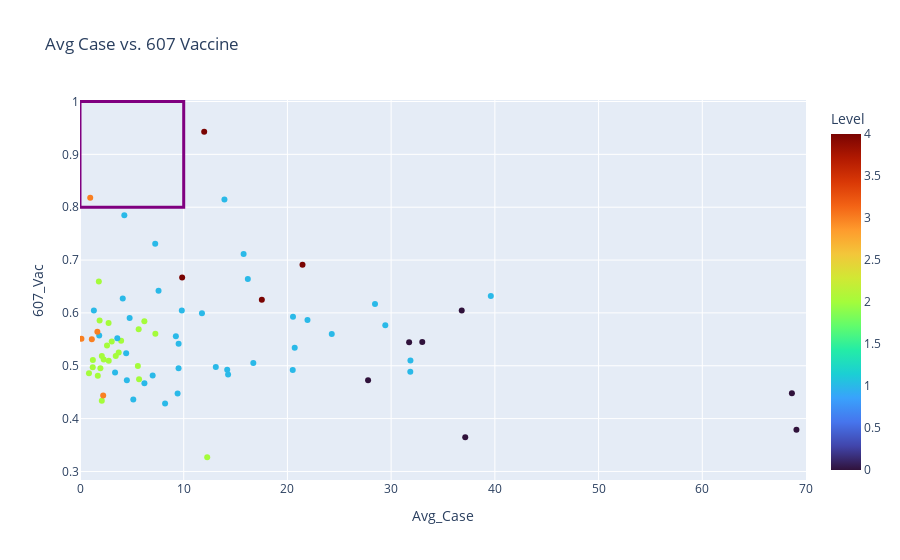

Notebook source saved alongside this figure:
### Code cell
fig = px.scatter(Y, x="Avg_Case",y="607_Vac",hover_name='Province',color='Level',title='Avg Case vs. 607 Vaccine',color_continuous_scale='Turbo')
fig.add_shape(type="rect",
    xref="x", yref="y",
    x0=0, y0=0.8, x1=10, y1=1,
    line=dict(
        color="Purple",
        width=3,
    ),
)
fig.update_layout(xaxis_range=[0,70])
fig.show()

### Figure 1 — Plotly figure (JSON) as saved in the notebook; plotly's stock layout.template omitted (floating-point values rounded to 4 significant figures)
{"data": [{"hovertemplate": "<b>%{hovertext}</b><br><br>Avg_Case=%{x}<br>607_Vac=%{y}<br>Level=%{marker.color}<extra></extra>", "hovertext": ["Amnat Charoen", "Ang Thong", "Bangkok", "Bueng Kan", "Buriram", "Chachoengsao", "Chai Nat", "Chaiyaphum", "Chanthaburi", "Chiang Mai", "Chiang Rai", "Chonburi", "Chumphon", "Kalasin", "Kamphaeng Phet", "Kanchanaburi", "Khon Kaen", "Krabi", "Lampang", "Lamphun", "Loei", "Lopburi", "Mae Hong Son", "Maha Sarakham", "Mukdahan", "Nakhon Nayok", "Nakhon Pathom", "Nakhon Phanom", "Nakhon Ratchasima", "Nakhon Sawan", "Nakhon Si Thammarat", "Nan", "Narathiwat", "Nong Bua Lamphu", "Nong Khai", "Nonthaburi", "Pathum Thani", "Pattani", "Phang Nga", "Phatthalung", "Phayao", "Phetchabun", "Phetchaburi", "Phichit", "Phitsanulok", "Phra Nakhon Si Ayutthaya", "Phrae", "Phuket", "Prachinburi", "Prachuap Khiri Khan", "Ranong", "Ratchaburi", "Rayong", "Roi Et", "Sa Kaeo", "Sakon Nakhon", "Samut Prakan", "Samut Sakhon", "Samut Songkhram", "Saraburi", "Satun", "Sing Buri", "Sisaket", "Songkhla", "Sukhothai", "Suphan Buri", "Surat Thani", "Surin", "Tak", "Trang", "Trat", "Ubon Ratchathani", "Udon Thani", "Uthai Thani", "Uttaradit", "Yala", "Yasothon"], "legendgroup": "", "marker": {"color": [2, 1, 4, 3, 2, 1, 2, 2, 0, 1, 1, 1, 1, 2, 2, 1, 1, 4, 2, 2, 2, 1, 2, 2, 3, 1, 1, 3, 1, 1, 0, 3, 0, 1, 2, 2, 1, 0, 4, 1, 2, 1, 1, 1, 1, 1, 2, 4, 1, 1, 1, 1, 1, 2, 1, 3, 1, 1, 1, 1, 1, 2, 2, 0, 2, 1, 1, 2, 0, 1, 1, 1, 1, 2, 2, 0, 2], "coloraxis": "coloraxis", "symbol": "circle"}, "mode": "markers", "name": "", "orientation": "v", "showlegend": false, "type": "scatter", "x": [0.8647, 6.21, 9.849, 1.142, 1.89, 11.76, 3.965, 2.102, 33.0, 20.54, 1.852, 15.77, 16.71, 5.695, 2.755, 14.19, 8.204, 17.53, 1.816, 3.732, 5.578, 7.007, 12.26, 3.059, 2.237, 9.41, 4.786, 0.138, 4.122, 9.504, 31.73, 1.674, 37.14, 1.336, 7.266, 6.205, 4.275, 69.08, 21.45, 31.86, 3.447, 3.597, 21.93, 4.451, 4.517, 9.508, 1.716, 11.97, 20.7, 28.44, 7.252, 20.51, 24.27, 2.284, 14.28, 0.9849, 13.93, 9.817, 9.243, 13.09, 31.85, 5.657, 1.966, 36.81, 2.106, 5.139, 16.18, 2.77, 27.78, 39.61, 29.44, 3.381, 7.573, 1.239, 2.604, 68.64, 1.227], "xaxis": "x", "y": [0.486, 0.467, 0.6671, 0.55, 0.5855, 0.5991, 0.5474, 0.4336, 0.545, 0.5929, 0.5572, 0.7114, 0.5053, 0.4744, 0.5811, 0.4924, 0.4284, 0.6251, 0.6593, 0.5251, 0.4996, 0.4815, 0.3269, 0.546, 0.4436, 0.4474, 0.5904, 0.551, 0.6275, 0.4955, 0.5446, 0.5644, 0.3647, 0.6048, 0.5607, 0.5842, 0.7848, 0.3788, 0.6912, 0.5097, 0.5184, 0.5521, 0.5866, 0.5236, 0.4723, 0.5417, 0.4812, 0.9426, 0.5339, 0.6167, 0.7309, 0.4921, 0.5601, 0.5118, 0.4833, 0.8181, 0.8144, 0.6046, 0.5559, 0.4976, 0.4887, 0.5688, 0.4953, 0.6047, 0.5186, 0.4363, 0.664, 0.5096, 0.4725, 0.6319, 0.5767, 0.4871, 0.642, 0.5107, 0.5384, 0.4482, 0.4973], "yaxis": "y"}], "layout": {"coloraxis": {"colorbar": {"title": {"text": "Level"}}, "colorscale": [[0, "#30123b"], [0.07143, "#4145ab"], [0.1429, "#4675ed"], [0.2143, "#39a2fc"], [0.2857, "#1bcfd4"], [0.3571, "#24eca6"], [0.4286, "#61fc6c"], [0.5, "#a4fc3b"], [0.5714, "#d1e834"], [0.6429, "#f3c63a"], [0.7143, "#fe9b2d"], [0.7857, "#f36315"], [0.8571, "#d93806"], [0.9286, "#b11901"], [1, "#7a0402"]]}, "legend": {"tracegroupgap": 0}, "shapes": [{"line": {"color": "Purple", "width": 3}, "type": "rect", "x0": 0, "x1": 10, "xref": "x", "y0": 0.8, "y1": 1, "yref": "y"}], "title": {"text": "Avg Case vs. 607 Vaccine"}, "xaxis": {"anchor": "y", "domain": [0, 1], "range": [0, 70], "title": {"text": "Avg_Case"}}, "yaxis": {"anchor": "x", "domain": [0, 1], "title": {"text": "607_Vac"}}}}
